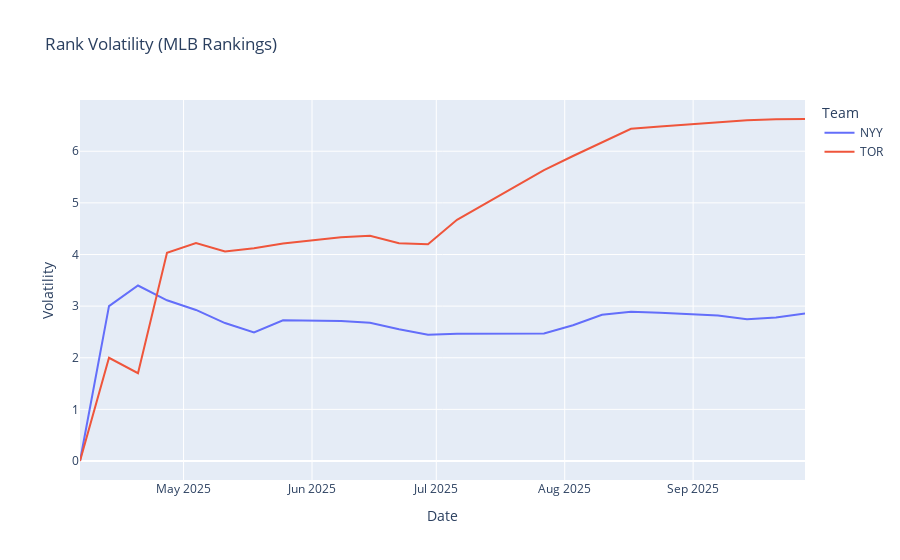

Source (notebook cell):
### Code cell
volatiliy_data = build_rank_volatility(
    power=power,
    standings=standings,
    team_names=teams,
    team_codes=tms,
    selected_codes=["TOR", "NYY"],
    source="mlb"
)

fig = px.line(
    volatiliy_data,
    x="date",
    y="sigma",
    color="team_code",
    title="Rank Volatility (MLB Rankings)",
    labels={"sigma": "Volatility", "team_code": "Team", "date": "Date"}
)

fig.show()

### Figure 1 — Plotly figure (JSON) as saved in the notebook; plotly's stock layout.template omitted (floating-point values rounded to 4 significant figures)
{"data": [{"hovertemplate": "Team=NYY<br>Date=%{x}<br>Volatility=%{y}<extra></extra>", "legendgroup": "NYY", "line": {"color": "#636efa", "dash": "solid"}, "marker": {"symbol": "circle"}, "mode": "lines", "name": "NYY", "orientation": "v", "showlegend": true, "type": "scatter", "x": ["2025-04-06T00:00:00.000000000", "2025-04-13T00:00:00.000000000", "2025-04-20T00:00:00.000000000", "2025-04-27T00:00:00.000000000", "2025-05-04T00:00:00.000000000", "2025-05-11T00:00:00.000000000", "2025-05-18T00:00:00.000000000", "2025-05-25T00:00:00.000000000", "2025-06-08T00:00:00.000000000", "2025-06-15T00:00:00.000000000", "2025-06-22T00:00:00.000000000", "2025-06-29T00:00:00.000000000", "2025-07-06T00:00:00.000000000", "2025-07-27T00:00:00.000000000", "2025-08-03T00:00:00.000000000", "2025-08-10T00:00:00.000000000", "2025-08-17T00:00:00.000000000", "2025-08-24T00:00:00.000000000", "2025-09-07T00:00:00.000000000", "2025-09-14T00:00:00.000000000", "2025-09-21T00:00:00.000000000", "2025-09-28T00:00:00.000000000"], "xaxis": "x", "y": [0.0, 3.0, 3.399, 3.112, 2.926, 2.672, 2.491, 2.727, 2.713, 2.676, 2.552, 2.444, 2.466, 2.47, 2.63, 2.833, 2.891, 2.872, 2.817, 2.747, 2.78, 2.859], "yaxis": "y"}, {"hovertemplate": "Team=TOR<br>Date=%{x}<br>Volatility=%{y}<extra></extra>", "legendgroup": "TOR", "line": {"color": "#EF553B", "dash": "solid"}, "marker": {"symbol": "circle"}, "mode": "lines", "name": "TOR", "orientation": "v", "showlegend": true, "type": "scatter", "x": ["2025-04-06T00:00:00.000000000", "2025-04-13T00:00:00.000000000", "2025-04-20T00:00:00.000000000", "2025-04-27T00:00:00.000000000", "2025-05-04T00:00:00.000000000", "2025-05-11T00:00:00.000000000", "2025-05-18T00:00:00.000000000", "2025-05-25T00:00:00.000000000", "2025-06-08T00:00:00.000000000", "2025-06-15T00:00:00.000000000", "2025-06-22T00:00:00.000000000", "2025-06-29T00:00:00.000000000", "2025-07-06T00:00:00.000000000", "2025-07-27T00:00:00.000000000", "2025-08-03T00:00:00.000000000", "2025-08-10T00:00:00.000000000", "2025-08-17T00:00:00.000000000", "2025-08-24T00:00:00.000000000", "2025-09-07T00:00:00.000000000", "2025-09-14T00:00:00.000000000", "2025-09-21T00:00:00.000000000", "2025-09-28T00:00:00.000000000"], "xaxis": "x", "y": [0.0, 2.0, 1.7, 4.031, 4.224, 4.059, 4.121, 4.213, 4.332, 4.363, 4.217, 4.2, 4.671, 5.634, 5.908, 6.175, 6.436, 6.481, 6.556, 6.6, 6.621, 6.625], "yaxis": "y"}], "layout": {"legend": {"title": {"text": "Team"}, "tracegroupgap": 0}, "title": {"text": "Rank Volatility (MLB Rankings)"}, "xaxis": {"anchor": "y", "domain": [0, 1], "title": {"text": "Date"}}, "yaxis": {"anchor": "x", "domain": [0, 1], "title": {"text": "Volatility"}}}}
